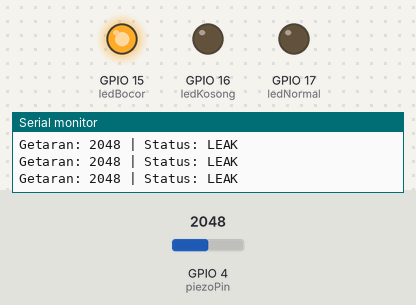
This sketch was run on a simulated ESP32-S3. On the bench: output pins drawn as LEDs (lit = HIGH), the last lines printed to the serial monitor. The test bench sets the inputs (shaded band); at power-on: GPIO 4 (piezoPin) = 2048 (analog values on the 0–4095 scale). WiFi joins after 1.5 s; servers stay silent unless stated; uploads are accepted with an empty reply.

Above: at 6.2 s.
6.3 s: GPIO 4 (piezoPin) set to 1563
7.8 s: GPIO 4 (piezoPin) set to 1460
At 8.9 s:
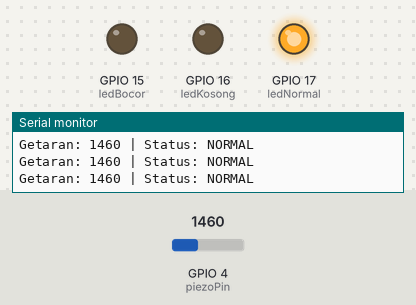
9.3 s: GPIO 4 (piezoPin) set to 548
12.3 s: GPIO 4 (piezoPin) set to 457
At 12.8 s:
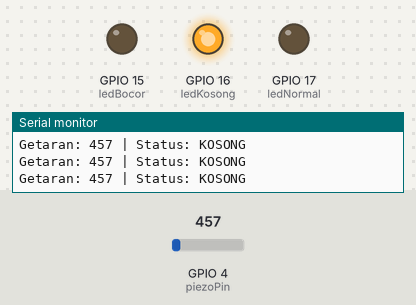
13.8 s: GPIO 4 (piezoPin) set to 540
At 14.3 s:
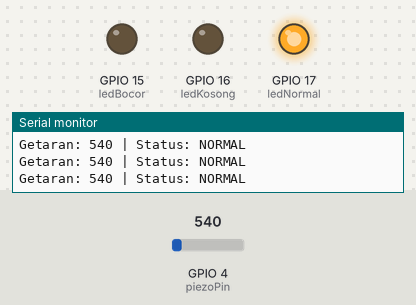
15.3 s: GPIO 4 (piezoPin) set to 491
At 15.8 s:
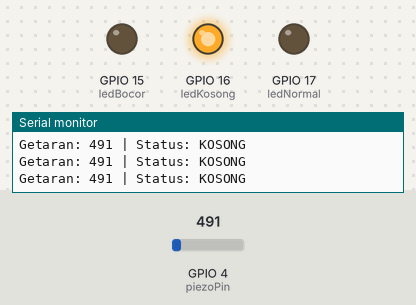
Timing chart, 0 to 17.8 s (numbered marks = the images above; inputs shaded):
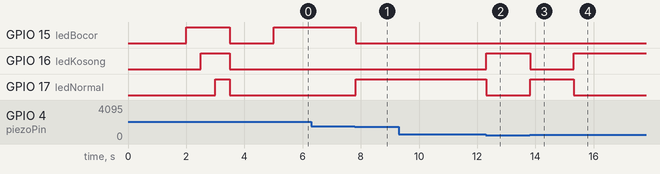

Measured:
- the behaviour switches between 1500 and 1499 on GPIO 4 (piezoPin) (found by bisection; images 0 and 1)
- the behaviour switches between 500 and 499 on GPIO 4 (piezoPin) (found by bisection; images 1 and 2)
- after the input at 7.8 s, GPIO 15 (ledBocor): HIGH → LOW at once; GPIO 17 (ledNormal): LOW → HIGH at once
- after the input at 12.3 s, GPIO 16 (ledKosong): LOW → HIGH at once; GPIO 17 (ledNormal): HIGH → LOW at once
- after the input at 13.8 s, GPIO 16 (ledKosong): HIGH → LOW at once; GPIO 17 (ledNormal): LOW → HIGH at once
- after the input at 15.3 s, GPIO 16 (ledKosong): LOW → HIGH at once; GPIO 17 (ledNormal): HIGH → LOW at once

The sketch:

leakDetector.ino
```cpp
#include <WiFi.h>
#include <HTTPClient.h>

// ================= 1. KONFIGURASI WIFI & SERVER =================
const char* ssid = "Thursina Learning";
const char* password = "";
// GANTI "192.168.x.x" dengan IP Laptop kamu (cek di CMD: ipconfig)
const char* serverUrl = "http://192.168.30.140:5000/api/lapor";

// ================= 2. DEKLARASI PIN ESP32-S3 =================
const int piezoPin = 4;    // Sensor Piezo
const int ledBocor  = 15;  // MERAH  (Status: LEAK)
const int ledKosong = 16;  // KUNING (Status: KOSONG)
const int ledNormal = 17;  // HIJAU  (Status: NORMAL)

// ================= 3. AMBANG BATAS (THRESHOLD) =================
// Silakan ubah angka ini sesuai hasil percobaan di pipa asli
int thresholdNormal = 500; // Getaran minimal dianggap ada air mengalir
int thresholdBocor  = 1500; // Getaran sangat kuat dianggap bocor

// ================= 4. VARIABEL TIMING & DATA =================
unsigned long lastTelemetryTime = 0;
const long telemetryInterval = 3000; // Kirim data ke web tiap 3 detik
int nilaiTertinggi = 0;

void setup() {
  Serial.begin(115200);
  delay(2000); // Tunggu Serial Monitor siap

  pinMode(ledBocor, OUTPUT);
  pinMode(ledKosong, OUTPUT);
  pinMode(ledNormal, OUTPUT);

  analogReadResolution(12); // ESP32-S3 pakai 12-bit (0-4095)

  // Test Lampu saat Booting (Biar tahu LED tidak putus)
  Serial.println("Self-test LED...");
  digitalWrite(ledBocor, HIGH); delay(500);
  digitalWrite(ledKosong, HIGH); delay(500);
  digitalWrite(ledNormal, HIGH); delay(500);
  matikanSemuaLED();

  // KONEKSI WIFI
  Serial.println("Menghubungkan ke: " + String(ssid));
  WiFi.begin(ssid, password);

  while (WiFi.status() != WL_CONNECTED) {
      delay(500);
      Serial.print(".");
  }

  Serial.println("\nWiFi Terhubung!");
  Serial.print("IP Alat: "); Serial.println(WiFi.localIP());
}

void loop() {
  int piezoValue = analogRead(piezoPin);
  String statusSekarang = "";

  // Pantau nilai tertinggi selama jeda interval pengiriman
  if (piezoValue > nilaiTertinggi) {
    nilaiTertinggi = piezoValue;
  }

  // ================= LOGIKA KATEGORI & LED =================

  if (piezoValue >= thresholdBocor) {
    // KONDISI BOCOR (MERAH)
    statusSekarang = "LEAK";
    nyalakanSatuLED(ledBocor);
  }
  else if (piezoValue >= thresholdNormal) {
    // KONDISI NORMAL (HIJAU)
    statusSekarang = "NORMAL";
    nyalakanSatuLED(ledNormal);
  }
  else {
    // KONDISI KOSONG (KUNING)
    statusSekarang = "KOSONG";
    nyalakanSatuLED(ledKosong);
  }

  // Debug ke Serial Monitor
  if (piezoValue > 50) { // Tampilkan hanya jika ada getaran biar tidak spam
    Serial.println("Getaran: " + String(piezoValue) + " | Status: " + statusSekarang);
  }

  // ================= PENGIRIMAN DATA KE WEB =================
  if (millis() - lastTelemetryTime > telemetryInterval) {

    // Kirim status berdasarkan nilai tertinggi yang tertangkap
    String statusKirim = "";
    if (nilaiTertinggi >= thresholdBocor) statusKirim = "LEAK";
    else if (nilaiTertinggi >= thresholdNormal) statusKirim = "NORMAL";
    else statusKirim = "KOSONG";

    kirimDataWeb(nilaiTertinggi, statusKirim);

    // Reset nilai tertinggi untuk putaran berikutnya
    nilaiTertinggi = 0;
    lastTelemetryTime = millis();
  }

  delay(50); // Jeda sampling stabil
}

// ================= FUNGSI-FUNGSI PEMBANTU =================

void nyalakanSatuLED(int pinAktif) {
  digitalWrite(ledBocor,  (pinAktif == ledBocor)  ? HIGH : LOW);
  digitalWrite(ledKosong, (pinAktif == ledKosong) ? HIGH : LOW);
  digitalWrite(ledNormal, (pinAktif == ledNormal) ? HIGH : LOW);
}

void matikanSemuaLED() {
  digitalWrite(ledBocor, LOW);
  digitalWrite(ledKosong, LOW);
  digitalWrite(ledNormal, LOW);
}

void kirimDataWeb(int nilai, String status) {
  if (WiFi.status() == WL_CONNECTED) {
    HTTPClient http;
    http.begin(serverUrl);
    http.addHeader("Content-Type", "application/json");

    // Format JSON: {"nilai": 500, "status": "NORMAL"}
    String payload = "{\"nilai\":" + String(nilai) + ", \"status\":\"" + status + "\"}";

    int httpCode = http.POST(payload);

    if (httpCode > 0) {
      Serial.println("[Web] Berhasil kirim: " + status + " (" + String(nilai) + ")");
    } else {
      Serial.println("[Web] Error: " + String(httpCode));
    }
    http.end();
  } else {
    Serial.println("[WiFi] Putus! Gagal kirim data.");
  }
}
```
